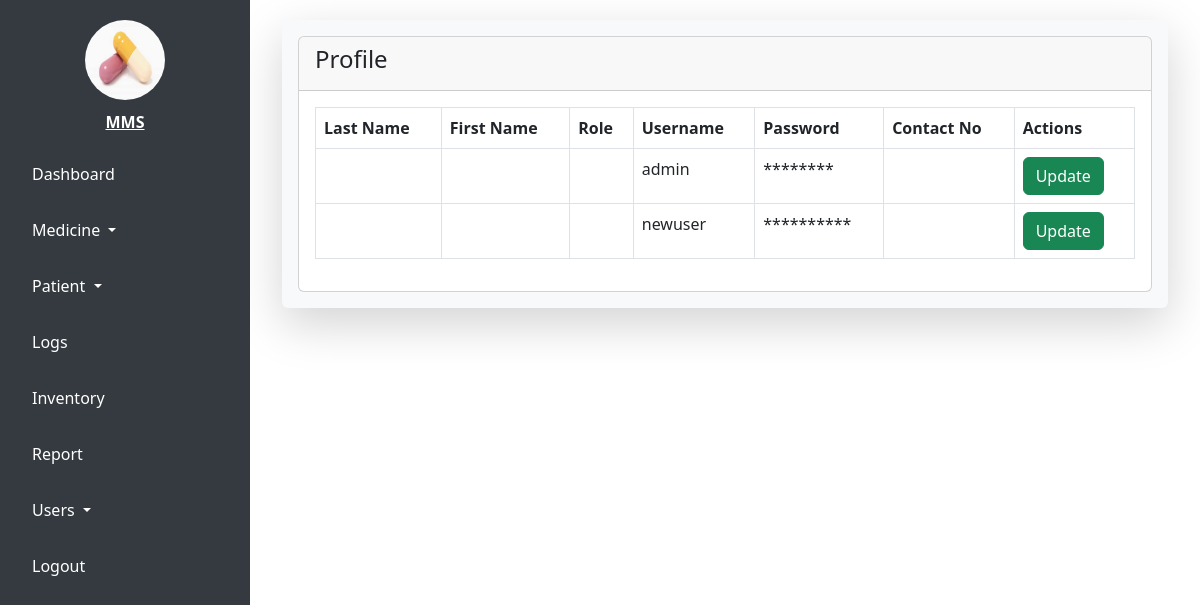
The page /profile.php (signed in) on the database its author committed.
### tables this page shows
CREATE TABLE `tbl_system` (
  `AdminID` int(6) NOT NULL,
  `Username` varchar(20) NOT NULL,
  `Password` varchar(20) NOT NULL,
  `Lastname` varchar(20) NOT NULL,
  `Firstname` varchar(20) NOT NULL,
  `ContactNo` varchar(11) NOT NULL,
  `Role` varchar(20) NOT NULL
);

### profile.php (the view, shortened to what this page needs)
<?php
  include 'connection/connection.php';
?>
<!DOCTYPE html>
<html lang="en">
<head>
    <link href="https://cdn.jsdelivr.net/npm/bootstrap@5.3.0-alpha1/dist/css/bootstrap.min.css" rel="stylesheet">
</head>
<body>
<div class="sidebar" id="sidebar">
    <a class="sidebar-brand" href="#">
        <img src="medicines/tablet2.jpeg" alt="Logo">
        <span>MMS</span>
    </a>
    <ul class="sidebar-nav nav flex-column">
        <li class="nav-item">
            <a class="nav-link" href="admin.php">Dashboard</a>
        </li>
        <li class="nav-item dropdown">
            <a class="nav-link dropdown-toggle" href="#" id="medicineDropdown" role="button" data-bs-toggle="dropdown" aria-haspopup="true" aria-expanded="false">
                Medicine
            </a>
        </li>
        <li class="nav-item dropdown">
            <a class="nav-link dropdown-toggle" href="#" id="patientDropdown" role="button" data-bs-toggle="dropdown" aria-haspopup="true" aria-expanded="false">
                Patient
            </a>
        </li>
        <li class="nav-item">
            <a class="nav-link" href="logs.php">Logs</a>
        </li>
        <li class="nav-item">
            <a class="nav-link" href="inventory.php">Inventory</a>
        </li>
        <li class="nav-item">
            <a class="nav-link" href="report.php">Report</a>
        </li>
        <li class="nav-item dropdown">
            <a class="nav-link dropdown-toggle" href="#" id="usersDropdown" role="button" data-bs-toggle="dropdown" aria-haspopup="true" aria-expanded="false">
                Users
            </a>
        </li>
        <li class="nav-item">
            <a class="nav-link" href="session.php">Logout</a>
        </li>
    </ul>
</div>
  <?php
  $result = $conn->query("select * from tbl_system");
  ?>
 <div class="main-content" id="main-content">
  <div class="container-fluid">
    <div class="shadow-lg p-3 mb-5 bg-body-tertiary rounded">
    <div class="row g-3">
      <div class="col-md-12">
        <div class="card">
          <div class="card-header">
            <h4>Profile</h4>
          </div>
          <div class="card-body">
            <div class="table-responsive">
              <table class="table table-hover table-bordered">
                <thead>
                  <tr>
                    <th>Last Name</th>
                    <th>First Name</th>
                    <th>Role</th>
                    <th>Username</th>
                    <th>Password</th>
                    <th>Contact No</th>
                    <th>Actions</th>
                  </tr>
                </thead>
                <tbody>
                  <?php while ($row = mysqli_fetch_object($result)) { ?>
                    <tr>
                      <td><?php echo $row->Lastname ?></td>
                      <td><?php echo $row->Firstname ?></td>
                      <td><?php echo $row->Role ?></td>
                      <td><?php echo $row->Username ?></td>
                      <td><?php echo str_repeat('*', strlen($row->Password)) ?></td>
                      <td><?php echo $row->ContactNo ?></td>
                      <td><a class="btn btn-success" href="userdata.php">Update</a></td>
                    </tr>
                  <?php } ?>
                </tbody>
              </table>
            </div>
          </div>
        </div>
      </div>
    </div>
  </div>
</div>
</div>
</body>
</html>

### profile.php (style rules this page uses)
body { display: flex; height: 100vh; margin: 0; overflow-x: hidden; }
.sidebar { background-color: #343a40; width: 250px; display: flex; flex-direction: column; align-items: center; position: fixed; top: 0; left: 0; bottom: 0; transition: all 0.3s; z-index: 100; }
.sidebar-brand { font-weight: bold; color: #fff; text-align: center; margin: 20px 0; display: flex; flex-direction: column; align-items: center; }
.sidebar-brand img { margin-bottom: 10px; width: 80px; height: 80px; border-radius: 50%; }
.sidebar-nav { display: flex; flex-direction: column; gap: 1rem; width: 100%; align-items: start; padding: 0 1rem; }
.nav-item { width: 100%; }
.nav-link { color: #fff; padding: 0.5rem 1rem; text-align: left; border-radius: 0.25rem; width: 100%; transition: background-color 0.3s ease; }
.main-content { margin-left: 250px; padding: 20px; flex-grow: 1; transition: margin-left 0.3s; width: calc(100% - 250px); }

### rows shown on the page
tbl_system: Username "admin", Password "********"
tbl_system: Username "newuser", Password "**********"
